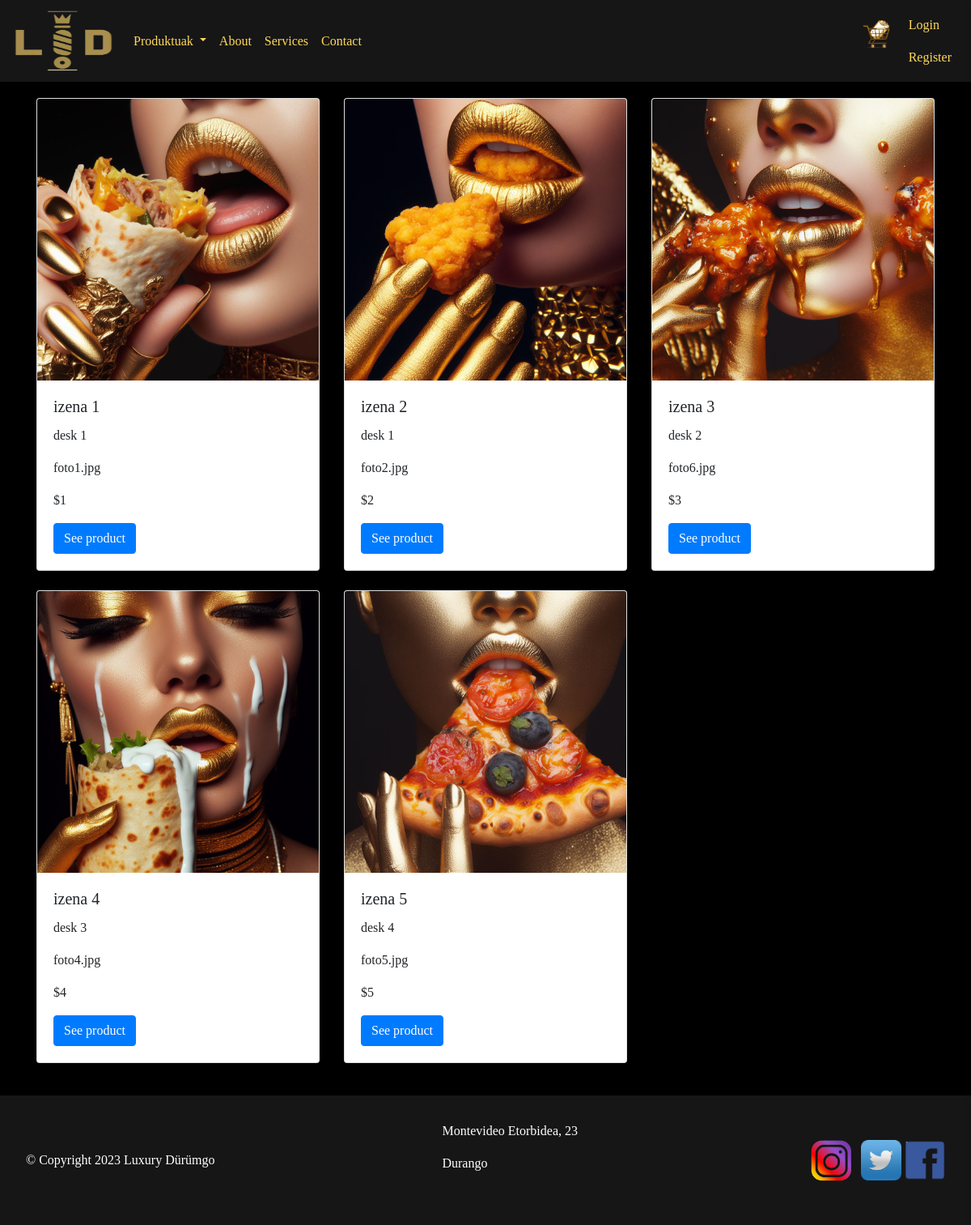
The app's page /menu/ with its own data.
### web/models.py (models this page shows)
class Produktua(models.Model):
    izena = models.CharField(max_length=100,blank=False)
    kategoria = models.CharField(max_length=100,blank=False, default="")
    deskripzioa = models.CharField(max_length=500,blank=False)
    argazkia = models.FilePathField(path="web/static/img/")
    prezioa = models.IntegerField(blank=False)
    stock = models.IntegerField(blank=False)
    pisua = models.IntegerField()
    vip = models.IntegerField(blank=False, default=0)

### web/views.py (the view)
# urls.py: path('menu/', views.menu, name='menu'),
def menu(request):
    izena = request.session.get('izena', '')
    user_id = request.session.get('id')
    perfil = request.session.get('perfil')
    produktuak = Produktua.objects.all()
    context = {
        'izena': izena,
        'user_id': user_id,
        'perfil': perfil,
        'produktuak': produktuak,
    }
    return render(request, 'menu.html', context)

### web/templates/menu.html
{% extends 'base.html' %}
{% load static %}
    {% block style %}
        <link rel="stylesheet" href="../static/css/styles.css">
    {% endblock %}
    {% block content %}
    <div class="container">
        <div class="row">
            {% for produktua in produktuak %}
            <div class="col-md-4 mb-4">
              <div class="card">
                <img src="../static/img/{{ produktua.argazkia }}" class="card-img-top" alt="{{ produktua.izena }}">
                <div class="card-body">
                  <h5 class="card-title">{{ produktua.izena }}</h5>
                  <p class="card-text">{{ produktua.deskripzioa }}</p>
                  <p class="card-text">{{ produktua.argazkia }}</p>
                  <p class="card-text">${{ produktua.prezioa }}</p>
                  <a href="#" class="btn btn-primary">See product</a>
                </div>
              </div>
            </div>
            {% if forloop.counter|divisibleby:3 and not forloop.last %}
              </div><div class="row">
            {% endif %}
          {% endfor %}
        </div>
      </div>
    {% endblock %}

### web/static/css/styles.css (style rules this page uses)
* { margin: 0; padding: 0; box-sizing: border-box; }
body { display: flex; flex-direction: column; align-items: center; min-height: 100vh; background-color: #000000; font-family: "luxurious roman", serif; margin: 0; padding: 0; }

### records on screen
Produktua: argazkia (picture), izena "izena 1", deskripzioa "desk 1", argazkia "foto1.jpg", prezioa "1"
Produktua: argazkia (picture), izena "izena 2", deskripzioa "desk 1", argazkia "foto2.jpg", prezioa "2"
Produktua: argazkia (picture), izena "izena 3", deskripzioa "desk 2", argazkia "foto6.jpg", prezioa "3"
Produktua: argazkia (picture), izena "izena 4", deskripzioa "desk 3", argazkia "foto4.jpg", prezioa "4"
Produktua: argazkia (picture), izena "izena 5", deskripzioa "desk 4", argazkia "foto5.jpg", prezioa "5"
